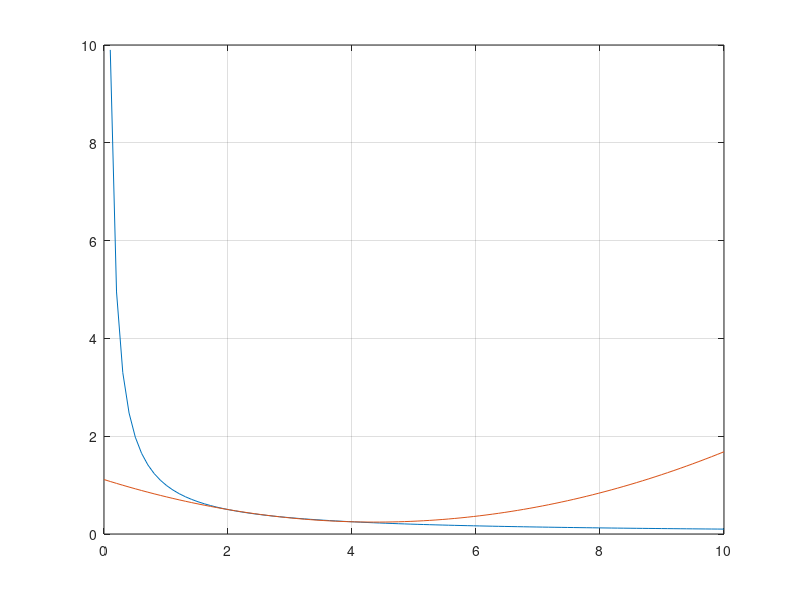

Recreate this plot in MATLAB.
%ÓSCAR POBLETE SÁENZ
%Lagrange polynomial 
clc
clear
close
x = linspace(0,10); %Generation of linear space valuese
y1 = 1./x; %Function
plot(x,y1) %Graph
hold on %Keeps the current graph and y-axis 
grid on 

y2 = (1./22)*x.^2-(35./88).*x+(49./44); %Polynomial
plot(x,y2)

hold off

%Description of results:
% Thanks to this interpolation method, unknown intermediate values could be estimated.

%Advantage:
%The main advantage of the Lagrange method is the simplicity of its implementation.
% Normally a polynomial is evaluated by a computer more
% easily than a function since only basic operations are needed,
% as multiplications and additions (for example trigonometric functions are
% very complicated to evaluate).
% Likewise, a polynomial can be easily derived and integrated and in this way we can
% get approximations of the derivative or integral of the original function,
% these can be very useful for programming methods.
